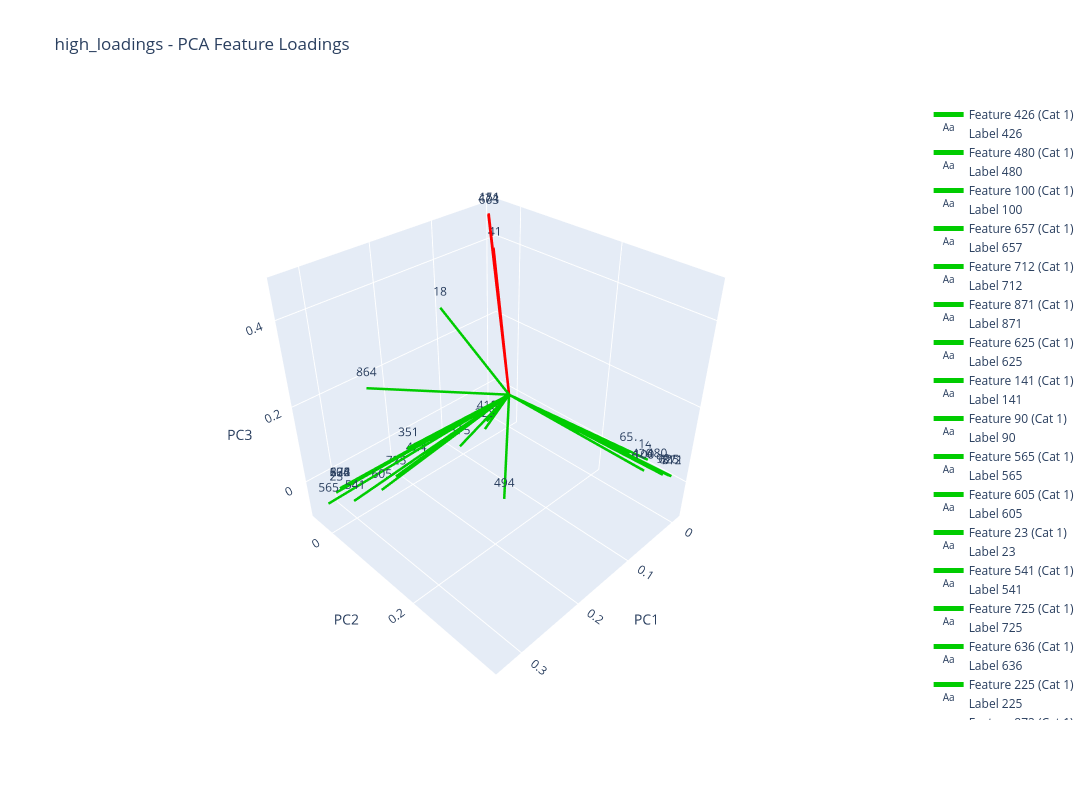

Here is the notebook cell this chart was saved with:
### Markdown cell above
## 15.10 high_loadings 3D visualisation

### Code cell
# From the loadings dataframe:high_loadings
plot_pca_feature_loadings(high_loadings, results_high_loadings_Loadings['high_loadings_loadings_df'],
                                                analysis_results_high_loadings,"high_loadings", plot_3d=True)

### Figure 1 — Plotly figure (JSON) as saved in the notebook; plotly's stock layout.template omitted (floating-point values rounded to 4 significant figures)
{"data": [{"line": {"color": "#00CC00", "width": 5}, "mode": "lines", "name": "Feature 426 (Cat 1)", "type": "scatter3d", "x": [0, 0.01406], "y": [0, 0.3081], "z": [0, 0.01781]}, {"mode": "text", "name": "Label 426", "text": ["426"], "textposition": "top center", "type": "scatter3d", "x": [0.01406], "y": [0.3081], "z": [0.01781]}, {"line": {"color": "#00CC00", "width": 5}, "mode": "lines", "name": "Feature 480 (Cat 1)", "type": "scatter3d", "x": [0, 0.0006772], "y": [0, 0.3254], "z": [0, 0.01968]}, {"mode": "text", "name": "Label 480", "text": ["480"], "textposition": "top center", "type": "scatter3d", "x": [0.0006772], "y": [0.3254], "z": [0.01968]}, {"line": {"color": "#00CC00", "width": 5}, "mode": "lines", "name": "Feature 100 (Cat 1)", "type": "scatter3d", "x": [0, 0.006799], "y": [0, 0.3076], "z": [0, 0.006924]}, {"mode": "text", "name": "Label 100", "text": ["100"], "textposition": "top center", "type": "scatter3d", "x": [0.006799], "y": [0.3076], "z": [0.006924]}, {"line": {"color": "#00CC00", "width": 5}, "mode": "lines", "name": "Feature 657 (Cat 1)", "type": "scatter3d", "x": [0, -0.004776], "y": [0, 0.2685], "z": [0, 0.01548]}, {"mode": "text", "name": "Label 657", "text": ["657"], "textposition": "top center", "type": "scatter3d", "x": [-0.004776], "y": [0.2685], "z": [0.01548]}, {"line": {"color": "#00CC00", "width": 5}, "mode": "lines", "name": "Feature 712 (Cat 1)", "type": "scatter3d", "x": [0, 0.004979], "y": [0, 0.3545], "z": [0, 0.02822]}, {"mode": "text", "name": "Label 712", "text": ["712"], "textposition": "top center", "type": "scatter3d", "x": [0.004979], "y": [0.3545], "z": [0.02822]}, {"line": {"color": "#00CC00", "width": 5}, "mode": "lines", "name": "Feature 871 (Cat 1)", "type": "scatter3d", "x": [0, 0.003989], "y": [0, 0.3545], "z": [0, 0.02757]}, {"mode": "text", "name": "Label 871", "text": ["871"], "textposition": "top center", "type": "scatter3d", "x": [0.003989], "y": [0.3545], "z": [0.02757]}, {"line": {"color": "#00CC00", "width": 5}, "mode": "lines", "name": "Feature 625 (Cat 1)", "type": "scatter3d", "x": [0, 0.00228], "y": [0, 0.3487], "z": [0, 0.02297]}, {"mode": "text", "name": "Label 625", "text": ["625"], "textposition": "top center", "type": "scatter3d", "x": [0.00228], "y": [0.3487], "z": [0.02297]}, {"line": {"color": "#00CC00", "width": 5}, "mode": "lines", "name": "Feature 141 (Cat 1)", "type": "scatter3d", "x": [0, -0.007734], "y": [0, 0.3012], "z": [0, 0.01905]}, {"mode": "text", "name": "Label 141", "text": ["141"], "textposition": "top center", "type": "scatter3d", "x": [-0.007734], "y": [0.3012], "z": [0.01905]}, {"line": {"color": "#00CC00", "width": 5}, "mode": "lines", "name": "Feature 90 (Cat 1)", "type": "scatter3d", "x": [0, 0.009567], "y": [0, 0.3433], "z": [0, 0.02749]}, {"mode": "text", "name": "Label 90", "text": ["90"], "textposition": "top center", "type": "scatter3d", "x": [0.009567], "y": [0.3433], "z": [0.02749]}, {"line": {"color": "#00CC00", "width": 5}, "mode": "lines", "name": "Feature 565 (Cat 1)", "type": "scatter3d", "x": [0, 0.3303], "y": [0, -0.01951], "z": [0, -0.04356]}, {"mode": "text", "name": "Label 565", "text": ["565"], "textposition": "top center", "type": "scatter3d", "x": [0.3303], "y": [-0.01951], "z": [-0.04356]}, {"line": {"color": "#00CC00", "width": 5}, "mode": "lines", "name": "Feature 605 (Cat 1)", "type": "scatter3d", "x": [0, 0.2556], "y": [0, 0.001367], "z": [0, -0.0618]}, {"mode": "text", "name": "Label 605", "text": ["605"], "textposition": "top center", "type": "scatter3d", "x": [0.2556], "y": [0.001367], "z": [-0.0618]}, {"line": {"color": "#00CC00", "width": 5}, "mode": "lines", "name": "Feature 23 (Cat 1)", "type": "scatter3d", "x": [0, 0.3131], "y": [0, -0.02627], "z": [0, -0.03472]}, {"mode": "text", "name": "Label 23", "text": ["23"], "textposition": "top center", "type": "scatter3d", "x": [0.3131], "y": [-0.02627], "z": [-0.03472]}, {"line": {"color": "#00CC00", "width": 5}, "mode": "lines", "name": "Feature 541 (Cat 1)", "type": "scatter3d", "x": [0, 0.3106], "y": [0, 0.01938], "z": [0, -0.02144]}, {"mode": "text", "name": "Label 541", "text": ["541"], "textposition": "top center", "type": "scatter3d", "x": [0.3106], "y": [0.01938], "z": [-0.02144]}, {"line": {"color": "#00CC00", "width": 5}, "mode": "lines", "name": "Feature 725 (Cat 1)", "type": "scatter3d", "x": [0, 0.2155], "y": [0, -0.02191], "z": [0, -0.08054]}, {"mode": "text", "name": "Label 725", "text": ["725"], "textposition": "top center", "type": "scatter3d", "x": [0.2155], "y": [-0.02191], "z": [-0.08054]}, {"line": {"color": "#00CC00", "width": 5}, "mode": "lines", "name": "Feature 636 (Cat 1)", "type": "scatter3d", "x": [0, 0.3129], "y": [0, -0.01263], "z": [0, -0.01032]}, {"mode": "text", "name": "Label 636", "text": ["636"], "textposition": "top center", "type": "scatter3d", "x": [0.3129], "y": [-0.01263], "z": [-0.01032]}, {"line": {"color": "#00CC00", "width": 5}, "mode": "lines", "name": "Feature 225 (Cat 1)", "type": "scatter3d", "x": [0, 0.3129], "y": [0, -0.01263], "z": [0, -0.01032]}, {"mode": "text", "name": "Label 225", "text": ["225"], "textposition": "top center", "type": "scatter3d", "x": [0.3129], "y": [-0.01263], "z": [-0.01032]}, {"line": {"color": "#00CC00", "width": 5}, "mode": "lines", "name": "Feature 872 (Cat 1)", "type": "scatter3d", "x": [0, 0.3129], "y": [0, -0.01263], "z": [0, -0.01032]}, {"mode": "text", "name": "Label 872", "text": ["872"], "textposition": "top center", "type": "scatter3d", "x": [0.3129], "y": [-0.01263], "z": [-0.01032]}, {"line": {"color": "#00CC00", "width": 5}, "mode": "lines", "name": "Feature 104 (Cat 1)", "type": "scatter3d", "x": [0, 0.3129], "y": [0, -0.01263], "z": [0, -0.01032]}, {"mode": "text", "name": "Label 104", "text": ["104"], "textposition": "top center", "type": "scatter3d", "x": [0.3129], "y": [-0.01263], "z": [-0.01032]}, {"line": {"color": "#00CC00", "width": 5}, "mode": "lines", "name": "Feature 424 (Cat 1)", "type": "scatter3d", "x": [0, 0.1798], "y": [0, -0.01773], "z": [0, -0.07005]}, {"mode": "text", "name": "Label 424", "text": ["424"], "textposition": "top center", "type": "scatter3d", "x": [0.1798], "y": [-0.01773], "z": [-0.07005]}, {"line": {"color": "#00CC00", "width": 5}, "mode": "lines", "name": "Feature 18 (Cat 1)", "type": "scatter3d", "x": [0, 0.1421], "y": [0, 0.01401], "z": [0, 0.3428]}, {"mode": "text", "name": "Label 18", "text": ["18"], "textposition": "top center", "type": "scatter3d", "x": [0.1421], "y": [0.01401], "z": [0.3428]}, {"line": {"color": "#FF0000", "width": 5}, "mode": "lines", "name": "Feature 151 (Cat 3)", "type": "scatter3d", "x": [0, 0.009355], "y": [0, -0.0396], "z": [0, 0.4708]}, {"mode": "text", "name": "Label 151", "text": ["151"], "textposition": "top center", "type": "scatter3d", "x": [0.009355], "y": [-0.0396], "z": [0.4708]}, {"line": {"color": "#FF0000", "width": 5}, "mode": "lines", "name": "Feature 474 (Cat 3)", "type": "scatter3d", "x": [0, 0.006955], "y": [0, -0.04311], "z": [0, 0.4662]}, {"mode": "text", "name": "Label 474", "text": ["474"], "textposition": "top center", "type": "scatter3d", "x": [0.006955], "y": [-0.04311], "z": [0.4662]}, {"line": {"color": "#FF0000", "width": 5}, "mode": "lines", "name": "Feature 41 (Cat 3)", "type": "scatter3d", "x": [0, 0.001886], "y": [0, -0.03761], "z": [0, 0.3864]}, {"mode": "text", "name": "Label 41", "text": ["41"], "textposition": "top center", "type": "scatter3d", "x": [0.001886], "y": [-0.03761], "z": [0.3864]}, {"line": {"color": "#FF0000", "width": 5}, "mode": "lines", "name": "Feature 663 (Cat 3)", "type": "scatter3d", "x": [0, 0.01308], "y": [0, -0.03486], "z": [0, 0.4684]}, {"mode": "text", "name": "Label 663", "text": ["663"], "textposition": "top center", "type": "scatter3d", "x": [0.01308], "y": [-0.03486], "z": [0.4684]}, {"line": {"color": "#00CC00", "width": 5}, "mode": "lines", "name": "Feature 864 (Cat 1)", "type": "scatter3d", "x": [0, 0.2405], "y": [0, -0.03451], "z": [0, 0.183]}, {"mode": "text", "name": "Label 864", "text": ["864"], "textposition": "top center", "type": "scatter3d", "x": [0.2405], "y": [-0.03451], "z": [0.183]}, {"line": {"color": "#00CC00", "width": 5}, "mode": "lines", "name": "Feature 494 (Cat 1)", "type": "scatter3d", "x": [0, 0.1828], "y": [0, 0.1987], "z": [0, 0.01029]}, {"mode": "text", "name": "Label 494", "text": ["494"], "textposition": "top center", "type": "scatter3d", "x": [0.1828], "y": [0.1987], "z": [0.01029]}, {"line": {"color": "#00CC00", "width": 5}, "mode": "lines", "name": "Feature 351 (Cat 1)", "type": "scatter3d", "x": [0, 0.187], "y": [0, -0.02819], "z": [0, -0.02585]}, {"mode": "text", "name": "Label 351", "text": ["351"], "textposition": "top center", "type": "scatter3d", "x": [0.187], "y": [-0.02819], "z": [-0.02585]}, {"line": {"color": "#00CC00", "width": 5}, "mode": "lines", "name": "Feature 375 (Cat 1)", "type": "scatter3d", "x": [0, 0.09947], "y": [0, -0.008901], "z": [0, -0.08468]}, {"mode": "text", "name": "Label 375", "text": ["375"], "textposition": "top center", "type": "scatter3d", "x": [0.09947], "y": [-0.008901], "z": [-0.08468]}, {"line": {"color": "#00CC00", "width": 5}, "mode": "lines", "name": "Feature 228 (Cat 1)", "type": "scatter3d", "x": [0, 0.04783], "y": [0, -0.006662], "z": [0, -0.07376]}, {"mode": "text", "name": "Label 228", "text": ["228"], "textposition": "top center", "type": "scatter3d", "x": [0.04783], "y": [-0.006662], "z": [-0.07376]}, {"line": {"color": "#00CC00", "width": 5}, "mode": "lines", "name": "Feature 410 (Cat 1)", "type": "scatter3d", "x": [0, 0.03501], "y": [0, -0.01728], "z": [0, -0.06769]}, {"mode": "text", "name": "Label 410", "text": ["410"], "textposition": "top center", "type": "scatter3d", "x": [0.03501], "y": [-0.01728], "z": [-0.06769]}], "layout": {"height": 800, "scene": {"aspectmode": "cube", "camera": {"center": {"x": 0, "y": 0, "z": 0}, "eye": {"x": 1.5, "y": 1.5, "z": 1.5}, "up": {"x": 0, "y": 0, "z": 1}}, "xaxis": {"title": {"text": "PC1"}}, "yaxis": {"title": {"text": "PC2"}}, "zaxis": {"title": {"text": "PC3"}}}, "showlegend": true, "title": {"text": "high_loadings - PCA Feature Loadings"}, "width": 1200}}
